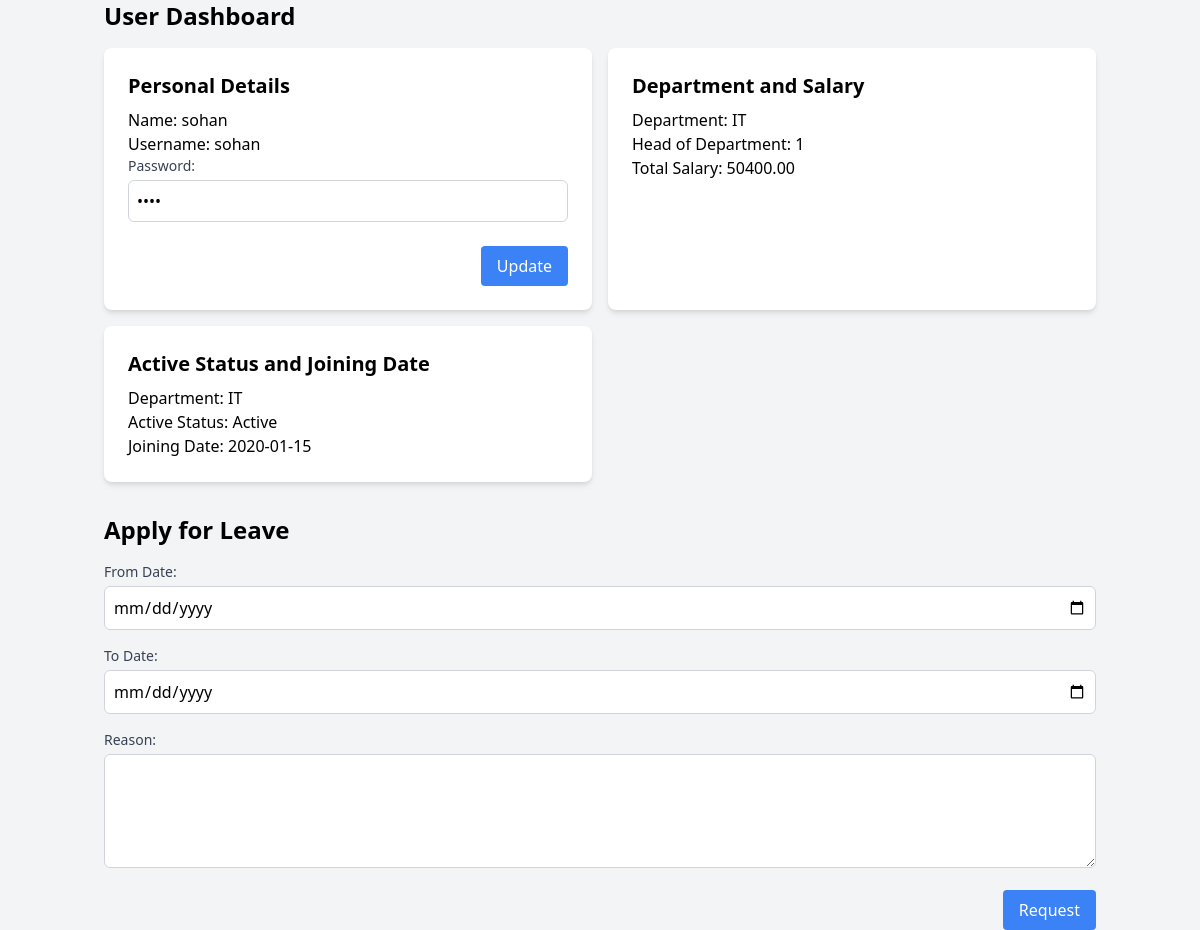
Page /scripts/employee_dashboard.php (signed in) on the committed database.
### tables this page shows
CREATE TABLE `employee` (
  `employeeId` int(100) NOT NULL,
  `name` varchar(100) NOT NULL,
  `email` varchar(100) NOT NULL,
  `phone` varchar(15) NOT NULL,
  `address` varchar(200) NOT NULL,
  `jobTitle` varchar(60) NOT NULL,
  `departmentId` int(30) NOT NULL,
  `dateOfJoining` date NOT NULL,
  `status` varchar(20) NOT NULL,
  `baseSalary` decimal(10,2) NOT NULL,
  `username` varchar(50) NOT NULL,
  `password` varchar(80) NOT NULL,
  `role` enum('employee','admin') NOT NULL
);

CREATE TABLE `department` (
  `departmentId` int(10) NOT NULL,
  `departmentName` varchar(100) NOT NULL,
  `description` varchar(300) NOT NULL,
  `headOfDepartment` int(100) NOT NULL
);

### scripts/employee_dashboard.php (the view, shortened to what this page needs)
<?php
include("db_connection.php");
$userId = $_SESSION['userId'];
if ($_SERVER['REQUEST_METHOD'] == 'POST') {
    if (isset($_POST['change_password'])) {
        $username = $_POST['username'];
        $password = $_POST['password'];
        $updateQuery = "
        UPDATE Employee
        SET password =?
        WHERE employeeId =?;
        ";
        $stmt = $conn->prepare($updateQuery);
        $stmt->bind_param("si", $password, $userId);
        $stmt->execute();
        header("Location: employee_dashboard.php");
        $userData = $stmt->get_result()->fetch_assoc();
        exit;
    } else {
        $from_date = sanitizeInput($_POST['from_date']);
        $to_date = sanitizeInput($_POST['to_date']);
        $reason = sanitizeInput($_POST['reason']);
        $from_date_obj = date_create_from_format('Y-m-d', $from_date);
        $to_date_obj = date_create_from_format('Y-m-d', $to_date);
        if (!$from_date_obj || !$to_date_obj) {
            die("Invalid date format.");
        }
        $check_employee_query = "SELECT employeeId FROM Employee WHERE employeeId = ?";
        $stmt = $conn->prepare($check_employee_query);
        $stmt->bind_param("i", $userId);
        $stmt->execute();
        $stmt->store_result();
        if ($stmt->num_rows > 0) {
            $insertQuery = "INSERT INTO leave_requests (employeeId, from_date, to_date, reason) VALUES (?, ?, ?, ?)";
            $stmt = $conn->prepare($insertQuery);
            $stmt->bind_param("isss", $userId, $from_date, $to_date, $reason);
            if ($stmt->execute()) {
                header("Location: successful.php");
            } else {
                header("Location: error.php");
                echo $stmt->error;
            }
        } else {
            header("Location: error.php");
        }
    }
} else {
    $query = "
    SELECT
        e.name, e.username, e.password, e.dateOfJoining, e.status,
        d.departmentName, d.headOfDepartment,
        (e.baseSalary + s.bonuses - s.deductions) AS totalSalary
    FROM Employee e
    LEFT JOIN Salary s ON e.employeeId = s.employeeId
    LEFT JOIN Department d ON e.departmentId = d.departmentId
    WHERE e.employeeId = ?";
    $stmt = $conn->prepare($query);
    $stmt->bind_param("i", $userId);
    $stmt->execute();
    $result = $stmt->get_result();
    $userData = $result->fetch_assoc();
}
?>
<!DOCTYPE html>
<html>
<head>
    <link href="https://cdn.jsdelivr.net/npm/tailwindcss@2.2.19/dist/tailwind.min.css" rel="stylesheet">
</head>
<body class="bg-gray-100 min-h-screen">
    <div class="container mx-auto px-4">
        <h1 class="text-2xl font-bold mb-4">User Dashboard</h1>
        <div class="grid grid-cols-1 md:grid-cols-2 gap-4">
            <div class="p-6 bg-white rounded-lg shadow-md">
                <h2 class="text-xl font-semibold mb-2">Personal Details</h2>
                <form action="<?php echo htmlspecialchars($_SERVER['PHP_SELF']);?>" method="post">
                    <p>Name: <?php echo htmlspecialchars($userData['name']);?></p>
                    <p>Username: <?php echo htmlspecialchars($userData['username']);?></p>
                    <div>
                         <label for="password" class="block text-sm font-medium text-gray-700">Password:</label>
                        <input type="password" id="password" name="password" value="<?php echo htmlspecialchars($userData['password']);?>" class="w-full mt-1 p-2 border border-gray-300 rounded-md">
                    </div>
                    <div class="flex justify-end">
                        <button type="submit" class="px-4 py-2 text-white bg-blue-500 rounded hover:bg-blue-600">Update</button>
                    </div>
                </form>
            </div>
            <div class="p-6 bg-white rounded-lg shadow-md">
                <h2 class="text-xl font-semibold mb-2">Department and Salary</h2>
                <p>Department: <?php echo htmlspecialchars($userData['departmentName']);?></p>
                <p>Head of Department: <?php echo htmlspecialchars($userData['headOfDepartment']);?></p>
                <p>Total Salary: <?php echo htmlspecialchars($userData['totalSalary']);?></p>
            </div>
            <div class="p-6 bg-white rounded-lg shadow-md">
                <h2 class="text-xl font-semibold mb-2">Active Status and Joining Date</h2>
                <p>Department: <?php echo htmlspecialchars($userData['departmentName']);?></p>
                <p>Active Status: <?php echo htmlspecialchars($userData['status']);?></p>
                <p>Joining Date: <?php echo htmlspecialchars($userData['dateOfJoining']);?></p>
            </div>
        </div>
        <div class="mt-8">
            <h2 class="text-2xl font-bold mb-4">Apply for Leave</h2>
            <form method="POST" action="<?php echo htmlspecialchars($_SERVER['PHP_SELF']);?>">
                <div class="mb-4">
                    <label for="from_date" class="block text-sm font-medium text-gray-700">From Date:</label>
                    <input type="date" id="from_date" name="from_date" required class="w-full mt-1 p-2 border border-gray-300 rounded-md">
                </div>
                <div class="mb-4">
                    <label for="to_date" class="block text-sm font-medium text-gray-700">To Date:</label>
                    <input type="date" id="to_date" name="to_date" required class="w-full mt-1 p-2 border border-gray-300 rounded-md">
                </div>
                <div class="mb-4">
                    <label for="reason" class="block text-sm font-medium text-gray-700">Reason:</label>
                    <textarea id="reason" name="reason" rows="4" required class="w-full mt-1 p-2 border border-gray-300 rounded-md"></textarea>
                </div>
                <div class="flex justify-end">
                    <button type="submit" class="px-4 py-2 text-white bg-blue-500 rounded hover:bg-blue-600">Request</button>
                </div>
            </form>
        </div>
    </div>
</body>
</html>

### rows in the picture
employee: name "sohan", username "sohan", departmentId.departmentName "IT", departmentId.headOfDepartment "1", status "Active", dateOfJoining "2020-01-15"

### other values in the picture
$userData['totalSalary'] "50400.00"
